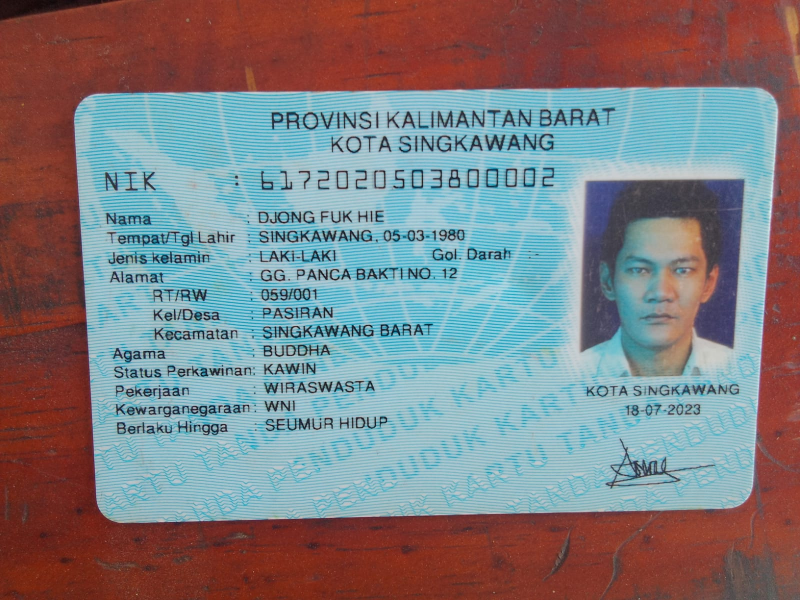
#> input picture input/WhatsApp Image 2026-09-16 at 16.24.58.jpeg, 1600 x 1200 px (shown at 1/2 size)
$ python -i chroma_quad_proposals_pr6.py   (imports and definitions only)
#> lines starting #> are read from the running program, lines starting #| are printed output that depends on the picture; after the words box and inside, x2 and y2 are one past the last pixel; in counts of white or black regions, pixels touching at a corner belong together
#> further down, picture is the input picture: shape (1200, 1600, 3); mean B, G, R 129.5, 125.8, 126.8
### autodocscanner/core/quad_validation.py
"""Shared, conservative four-corner geometry checks for offline KTP experiments.

This module does NOT establish that a quadrilateral actually surrounds a KTP.
It intentionally avoids image-specific coordinates, names, and color assumptions.
"""
from __future__ import annotations

import cv2
import numpy as np


def validate_quad(corners, image_shape, *, min_area_ratio=0.015,
                  max_area_ratio=0.985, min_side_px=12):
    """Return (valid, reasons, measurements) in original-image coordinates.

    Geometry-only checks. Frame-adjacent quads are flagged, not automatically
    rejected: a tightly photographed KTP can genuinely fill the photograph.
    """
    reasons = []
    metrics = {}
    if len(image_shape) < 2:
        return False, ["invalid_image_shape"], metrics
    h, w = map(int, image_shape[:2])
    if h <= 0 or w <= 0:
        return False, ["invalid_image_shape"], metrics
    try:
        quad = np.asarray(corners, dtype=np.float64)
    except (TypeError, ValueError):
        return False, ["invalid_points"], metrics
    if quad.shape != (4, 2) or not np.isfinite(quad).all():
        return False, ["invalid_points"], metrics

    # Order cyclically; this also makes convexity and side checks independent
    # of which vertex is supplied first.
    center = quad.mean(axis=0)
    angles = np.arctan2(quad[:, 1] - center[1], quad[:, 0] - center[0])
    ordered = quad[np.argsort(angles)]
    lengths = np.linalg.norm(np.roll(ordered, -1, axis=0) - ordered, axis=1)
    metrics["min_side_px"] = float(lengths.min())
    if (lengths < min_side_px).any():
        reasons.append("short_or_duplicate_side")

    quad32 = ordered.astype(np.float32)
    if not cv2.isContourConvex(quad32):
        reasons.append("non_convex")
    area_ratio = abs(float(cv2.contourArea(quad32))) / float(h * w)
    metrics["area_ratio"] = area_ratio
    if area_ratio < min_area_ratio:
        reasons.append("area_too_small")
    if area_ratio > max_area_ratio:
        reasons.append("area_too_large")

    # Allow a small scale-relative extrapolation from line intersections.
    # Record its magnitude separately; never silently clip corners.
    tolerance_x = max(2.0, w * 0.02)
    tolerance_y = max(2.0, h * 0.02)
    excess_x = np.maximum.reduce([np.zeros(4), -quad[:, 0], quad[:, 0] - (w - 1)])
    excess_y = np.maximum.reduce([np.zeros(4), -quad[:, 1], quad[:, 1] - (h - 1)])
    metrics["outside_excess_px"] = float(max(excess_x.max(), excess_y.max()))
    metrics["slight_extrapolation"] = bool((excess_x > 0).any() or (excess_y > 0).any())
    if ((quad[:, 0] < -tolerance_x) | (quad[:, 0] > (w - 1 + tolerance_x)) |
        (quad[:, 1] < -tolerance_y) | (quad[:, 1] > (h - 1 + tolerance_y))).any():
        reasons.append("outside_image")

    # An informative warning, not a reason for rejection.
    margin = min(h, w) * 0.015
    near = ((quad[:, 0] <= margin) | (quad[:, 0] >= w - 1 - margin) |
            (quad[:, 1] <= margin) | (quad[:, 1] >= h - 1 - margin))
    metrics["near_frame_vertex_count"] = int(near.sum())
    metrics["frame_suspect"] = bool(area_ratio > 0.82 and near.sum() >= 2)
    return not reasons, reasons, metrics

### autodocscanner/core/chroma_quad_proposals_pr6.py
"""Experimental OpenCV chromatic-boundary quadrilateral proposals for PR6.

Purely image-derived hypotheses from Lab chroma transitions. Complements the
luminance-contour and long-line generators when card and background have
similar brightness but different chromaticity. There is no identity, fixed
color, learned model, OCR, output saving, or automatic-crop authority.

All proposals must still pass ordinary PR6 review/physical-boundary gates.
"""
from __future__ import annotations

import cv2
import numpy as np

from autodocscanner.core.quad_validation import validate_quad


def _ordered(points):
    pts = np.asarray(points, dtype=np.float32).reshape(4, 2)
    center = pts.mean(axis=0)
    angles = np.arctan2(pts[:, 1] - center[1], pts[:, 0] - center[0])
    pts = pts[np.argsort(angles)]
    return np.roll(pts, -int(np.argmin(pts[:, 0] + pts[:, 1])), axis=0)


def chroma_quad_candidates(image, *, max_candidates=8, max_longest=1200):
    """Propose quads from Lab a/b edge contours at two scale-relative gaps.

    This does NOT select a KTP. It deliberately includes geometrically
    plausible false proposals when the background also contains chromatic
    rectangles; downstream independent PR6 evidence must resolve them.
    Coordinates are returned in the ORIGINAL image reference frame.
    """
#> called with max_candidates = 8, max_longest = 1200
    if (not isinstance(image, np.ndarray) or image.ndim != 3
            or image.shape[2] != 3 or image.dtype != np.uint8
            or type(max_candidates) is not int or not 1 <= max_candidates <= 40
            or type(max_longest) is not int or max_longest < 100):
        return []
    height, width = image.shape[:2]
#> height = 1200; width = 1600
    if min(height, width) < 75:
        return []

    scale = min(1.0, float(max_longest) / max(height, width))
#> scale = 0.75
    small = (
        cv2.resize(
            image,
            (max(2, round(width * scale)), max(2, round(height * scale))),
            interpolation=cv2.INTER_AREA,
        ) if scale < 1 else image
    )
    h, w = small.shape[:2]
#> h = 900; w = 1200
    chroma = cv2.GaussianBlur(
        cv2.cvtColor(small, cv2.COLOR_BGR2LAB), (5, 5), 0,
    )
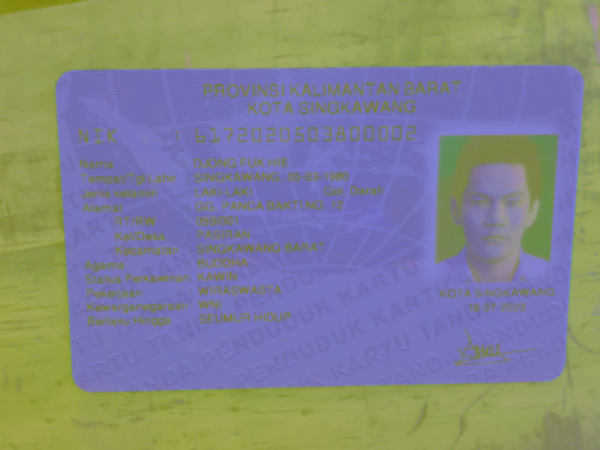
#> chroma: shape (900, 1200, 3) (shown at 1/2 size); mean B, G, R 137.1, 133.1, 129.7
    first = cv2.Canny(chroma[:, :, 1], 20, 65)
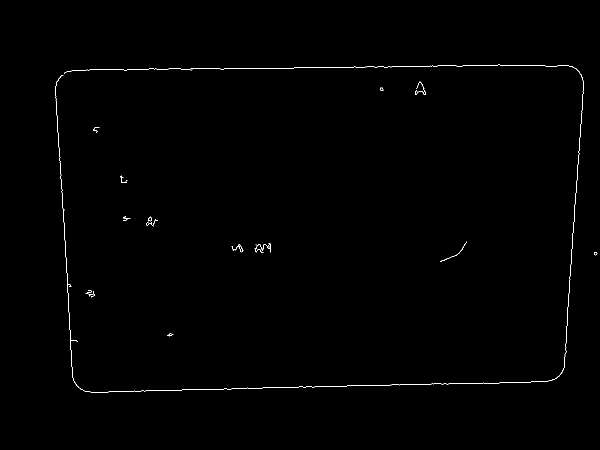
#> first: shape (900, 1200) (shown at 1/2 size); 0.37% white in thin lines or dots, all inside (x1, y1, x2, y2) = (111, 129, 1195, 785)
    second = cv2.Canny(chroma[:, :, 2], 20, 65)
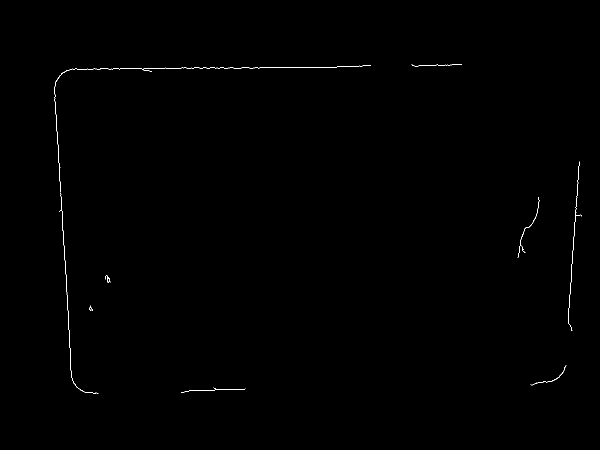
#> second: shape (900, 1200) (shown at 1/2 size); 0.21% white in thin lines or dots, all inside (x1, y1, x2, y2) = (109, 128, 1164, 787)
    maps = (first, second, cv2.bitwise_or(first, second))

    candidates = []
    frame_area = float(h * w)
#> frame_area = 1080000
    for edge_map in maps:
        for gap_fraction in (.006, .012):
            diameter = max(3, int(round(min(h, w) * gap_fraction)) | 1)
            closed = cv2.morphologyEx(
                edge_map, cv2.MORPH_CLOSE,
                cv2.getStructuringElement(
                    cv2.MORPH_ELLIPSE, (diameter, diameter),
                ),
            )
            contours, _ = cv2.findContours(
                closed, cv2.RETR_LIST, cv2.CHAIN_APPROX_SIMPLE,
            )
            for contour in contours:
                area_ratio = abs(cv2.contourArea(contour)) / frame_area
                if not .01 <= area_ratio <= .8:
                    continue
                perimeter = cv2.arcLength(contour, True)
                if perimeter < max(60, .15 * min(h, w)):
                    continue
                for epsilon in (.012, .025, .045, .07):
                    polygon = cv2.approxPolyDP(
                        contour, epsilon * perimeter, True,
                    )
                    if len(polygon) != 4 or not cv2.isContourConvex(polygon):
                        continue
                    proposed = _ordered(polygon[:, 0, :]) / scale
                    lengths = np.linalg.norm(
                        np.roll(proposed, -1, axis=0) - proposed, axis=1,
                    )
                    if float(lengths.min()) < max(
                        15.0, min(height, width) * .04,
                    ):
                        continue
                    long = max(
                        float(np.mean(lengths[::2])),
                        float(np.mean(lengths[1::2])),
                    )
                    short = max(
                        min(
                            float(np.mean(lengths[::2])),
                            float(np.mean(lengths[1::2])),
                        ), 1.0,
                    )
                    if not 1.12 < long / short < 3.4:
                        continue
                    valid, _, _ = validate_quad(proposed, image.shape)
                    if not valid:
                        continue
                    candidates.append((area_ratio, proposed))
                    break
#> this loop made 3 passes
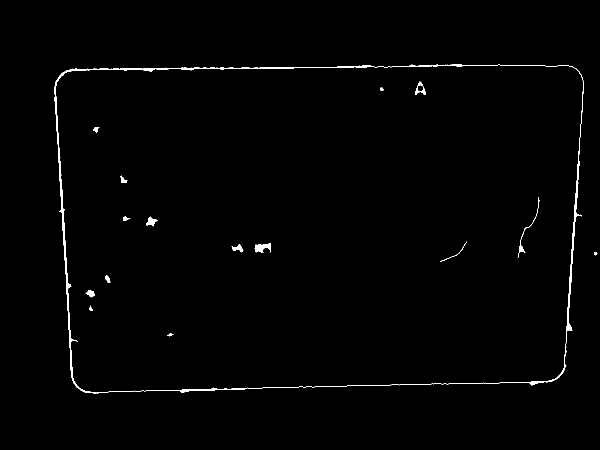
#> closed: shape (900, 1200) (shown at 1/2 size); 0.87% white; 16 white regions, largest, box (x1, y1, x2, y2) and area: (109, 128, 1167, 787) 7492, (509, 486, 542, 505) 381, (1035, 394, 1079, 516) 252
#> after the loop, candidates = 6 items

    # Preserve the diverse source geometries as proposals only. This
    # ordering is not physical-boundary evidence or automatic acceptance.
    candidates.sort(key=lambda entry: -entry[0])
    unique = []
    diagonal = max(float(np.hypot(width, height)), 1.0)
#> diagonal = 2000
    for _, points in candidates:
        if any(
            float(np.linalg.norm(points - existing, axis=1).mean())
            / diagonal < .017
            for existing in unique
        ):
            continue
        unique.append(points)
        if len(unique) >= max_candidates:
            break
#> this loop made 6 passes
#> points on pass 3: [[173.3, 192], [1550.7, 200], [1484, 1008], [200, 1022.7]]
#> after the loop, unique = [[[164, 194.7], [1550.7, 200], [1485.3, 1009.3], [196, 1021.3]]]
    return unique

>>> import cv2
>>> picture = cv2.imread('../../input/WhatsApp Image 2026-09-16 at 16.24.58.jpeg')
>>> result = chroma_quad_candidates(picture)
#> result has the same summary as unique in chroma_quad_candidates
